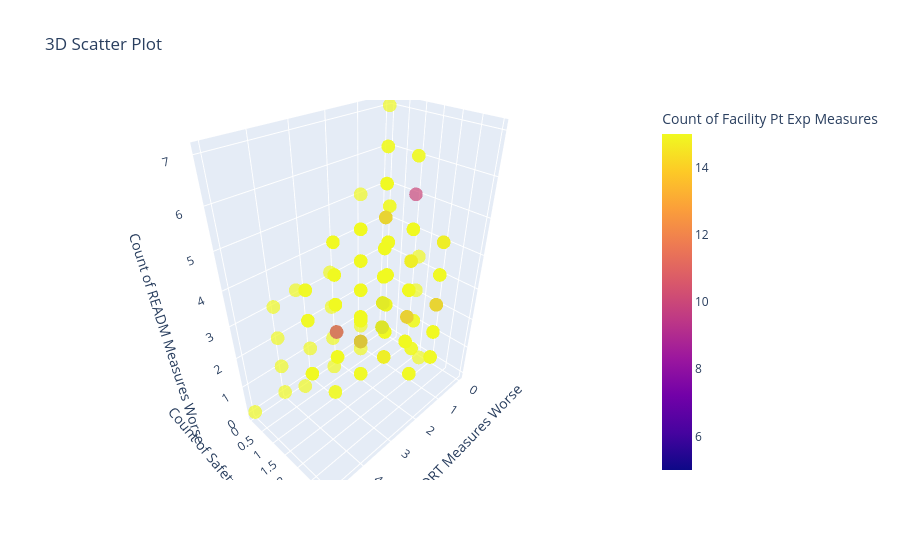

The notebook cell this image was saved under:
### Code cell
# 1. Chila columns-il text (e.g. 'Not Available') undenkil athu NaN aayi maatan:
cols_to_use = [
    "Count of MORT Measures Worse",
    "Count of Safety Measures Worse",
    "Count of READM Measures Worse",
    "Count of Facility Pt Exp Measures",
]

plot_df = df.copy()

for col in cols_to_use:
    plot_df[col] = pd.to_numeric(plot_df[col], errors="coerce")

# 2. NaN values kalayunnu
clean_df = plot_df.dropna(subset=cols_to_use).copy()

# 3. Data undonn check cheyyuka
print("Available rows count:", len(clean_df))

# 4. 3D Plot varakkunnu (size parameter ozhivakki veruthe color mathram vekkunnu, ithu error varilla)
if len(clean_df) > 0:
    fig = px.scatter_3d(
        clean_df,
        x="Count of MORT Measures Worse",
        y="Count of Safety Measures Worse",
        z="Count of READM Measures Worse",
        color="Count of Facility Pt Exp Measures",
        title="3D Scatter Plot",
        opacity=0.7,
    )
    fig.show()
else:
    print(
        "Error: Ee columns-il common aayi values ulla rows onnumilla (All NaN)!"
    )

### Figure 1 — Plotly figure (JSON) as saved in the notebook; plotly's stock layout.template omitted (floating-point values rounded to 4 significant figures; data arrays with more than 128 entries replaced by an {"elided": "..."} marker saying what was removed)
{"data": [{"hovertemplate": "Count of MORT Measures Worse=%{x}<br>Count of Safety Measures Worse=%{y}<br>Count of READM Measures Worse=%{z}<br>Count of Facility Pt Exp Measures=%{marker.color}<extra></extra>", "legendgroup": "", "marker": {"color": {"elided": "3171 float values"}, "coloraxis": "coloraxis", "opacity": 0.7, "symbol": "circle"}, "mode": "markers", "name": "", "scene": "scene", "showlegend": false, "type": "scatter3d", "x": {"elided": "3171 float values"}, "y": {"elided": "3171 float values"}, "z": {"elided": "3171 float values"}}], "layout": {"coloraxis": {"colorbar": {"title": {"text": "Count of Facility Pt Exp Measures"}}, "colorscale": [[0, "#0d0887"], [0.1111, "#46039f"], [0.2222, "#7201a8"], [0.3333, "#9c179e"], [0.4444, "#bd3786"], [0.5556, "#d8576b"], [0.6667, "#ed7953"], [0.7778, "#fb9f3a"], [0.8889, "#fdca26"], [1, "#f0f921"]]}, "legend": {"tracegroupgap": 0}, "scene": {"domain": {"x": [0, 1], "y": [0, 1]}, "xaxis": {"title": {"text": "Count of MORT Measures Worse"}}, "yaxis": {"title": {"text": "Count of Safety Measures Worse"}}, "zaxis": {"title": {"text": "Count of READM Measures Worse"}}}, "title": {"text": "3D Scatter Plot"}}}
